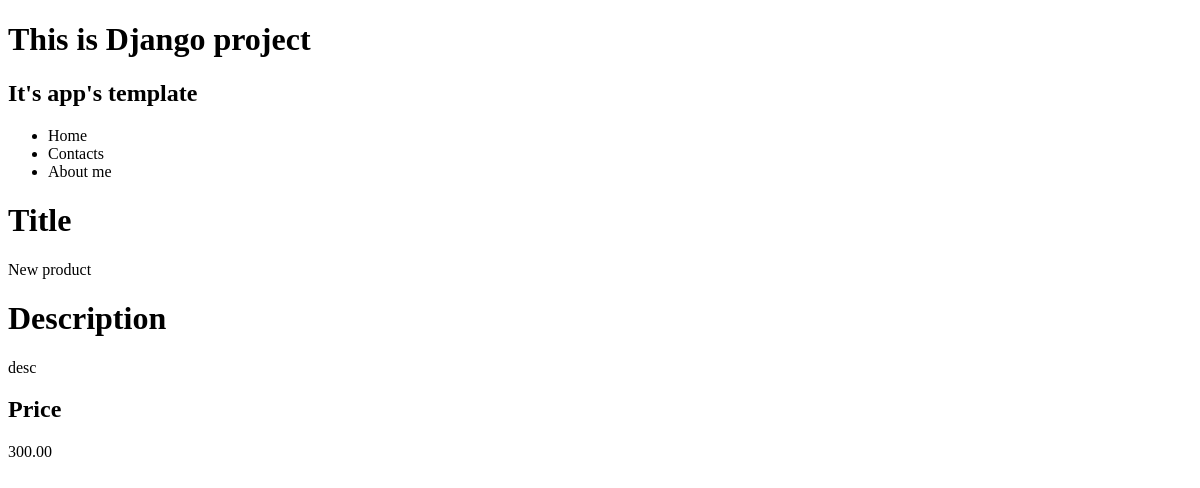
Before: /products/2/ with the older database file.
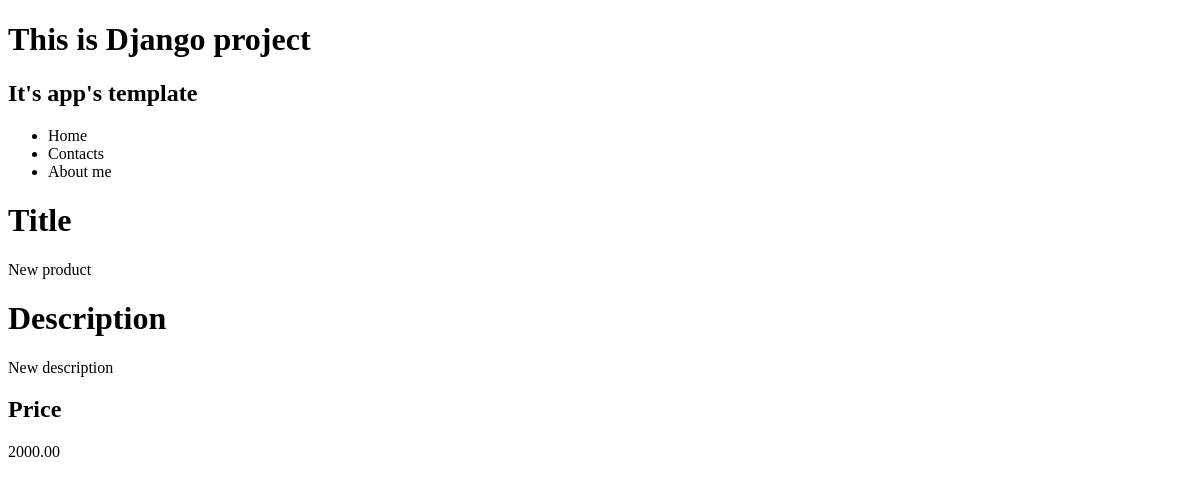
After: the same page with the newer database file.
### products/models.py (models this page shows)
class Product(models.Model):
    title = models.CharField(max_length=120)  # max_lenght is required
    description = models.TextField(blank=True, null=True, max_length=120)
    price = models.DecimalField(decimal_places=2, max_digits=10000)
    summary = models.TextField(blank=True, null=True, max_length=120)
    feature = models.BooleanField(default=True)

### products/views.py (the view)
# urls.py: path('products/<int:id_product>/', products.views.product_detail_view),   # Dynamic URL Routing
def product_detail_view(request, id_product):
    try:
        obj = Product.objects.get(id=id_product)
    except Product.DoesNotExist:
        obj = None
    context = {
        'object': obj
    }
    return render(request, "products/product_details.html", context)

### products/templates/products/product_details.html
<!DOCTYPE html>
{% extends 'base.html'%}
{% block brand %}
    <h1>This is Django project</h1>
    <h2>It's app's template</h2>
{%endblock%}
{%block content%}
    {%if object.description != None %}
        <h1>Title</h1>
        <p>{{object.title}}</p>
        <h1>Description</h1>
        <p>{{object.description}}  </p>
        <h2>Price</h2>
        <p>{{object.price}}</p>
    {% else %}
        <h1>Product is not exist</h1>
    {% endif %}
{% endblock %}

### templates/base.html (shortened to what this page needs)
<!DOCTYPE html>
<html lang="en">
<head>
</head>
<body>
{% block brand%}{% endblock %}
{%include 'navbar.html'%}
{%block content%}{% endblock %}
</body>
</html>

### templates/navbar.html
<nav>
    <ul>
        <li>Home</li>
        <li>Contacts</li>
        <li>About me</li>
    </ul>
</nav>

Changed rows visible on the page:
changed Product "New product": description "desc" → "New description"; price "300.00" → "2000.00"
